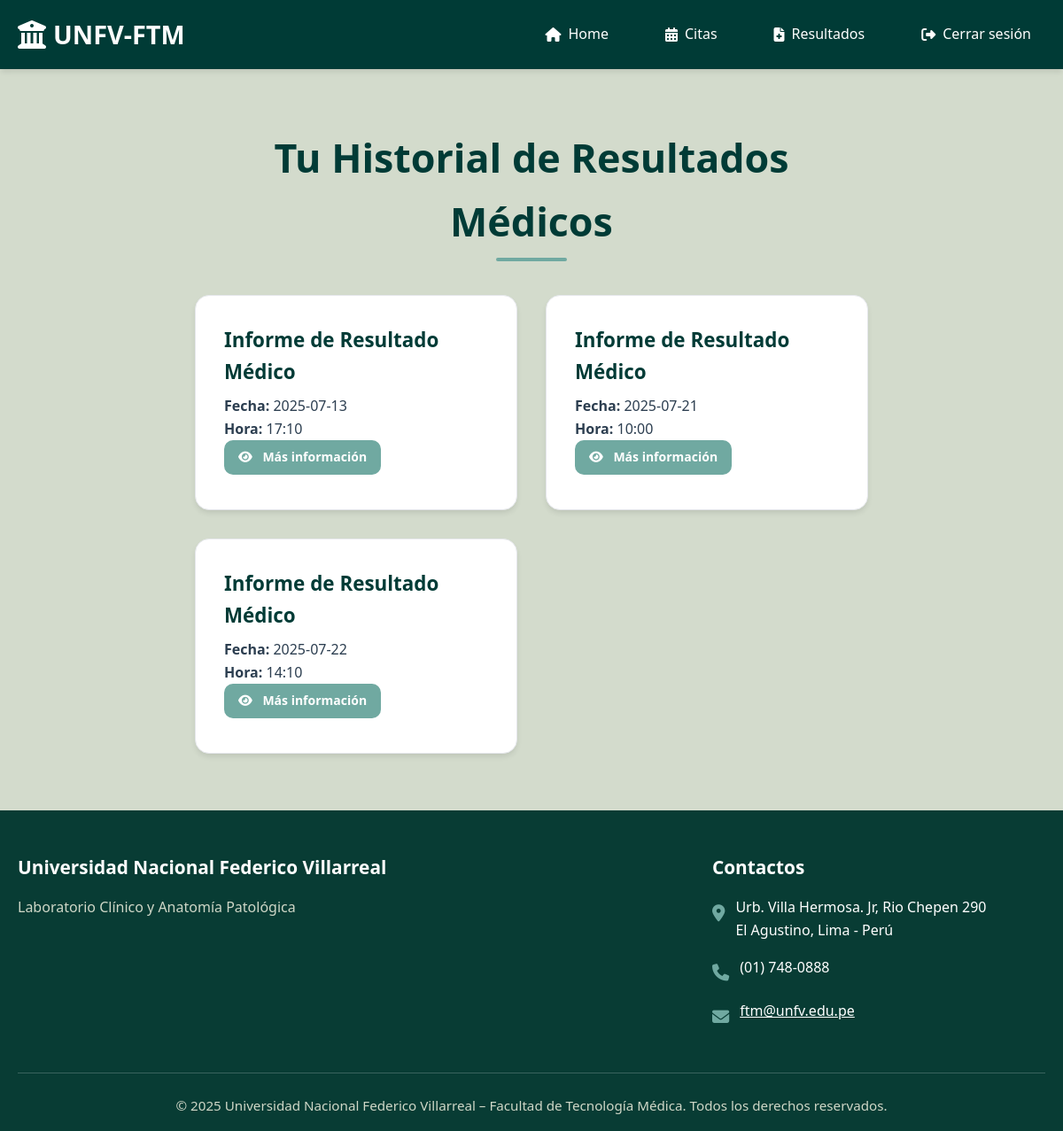
The app's page /historial_resultados (signed in) with its own data.
### tables this page shows
CREATE TABLE resultados_usuario (
                id_resultado INTEGER PRIMARY KEY,
                id_usuario INTEGER NOT NULL,
                fecha_envio VARCHAR(100),
                hora_envio VARCHAR(100),
                glucosa VARCHAR(100),
                colesterol VARCHAR(100),
                rbc VARCHAR(100),
                hemoglobina VARCHAR(100),
                hematocrito VARCHAR(100),
                wbd VARCHAR(100),
                rpl VARCHAR(100),
                grupo_sanguineo VARCHAR(100),
                eco TEXT,
                parasitalogico_simple TEXT,
                parasitalogico_seriado TEXT,
                pr_dengue TEXT,
                pr_helicobacter TEXT,
                link_drive TEXT,
                FOREIGN KEY (id_usuario) REFERENCES usuario(id_usuario)
                    ON DELETE CASCADE
                    ON UPDATE CASCADE
            );

### app.py (the view)
@app.route('/historial_resultados')
def historial_resultados():
    if 'user_id' not in session:
        return redirect(url_for('login'))
    conn = get_db()
    cur = conn.cursor()
    user_id = session['user_id']
    cur.execute("""
        SELECT id_resultado, id_usuario, fecha_envio, hora_envio
        FROM resultados_usuario
        WHERE id_usuario = ?
        ORDER BY id_resultado DESC
    """, (user_id,))
    resultados = cur.fetchall()
    conn.close()
    return render_template('historial_resultados.html', resultados=resultados)

### app.py (called while the page is built)
def get_db():
    conn = sqlite3.connect(DATABASE)
    conn.row_factory = sqlite3.Row
    return conn

@app.context_processor
def inject_user():
    return dict(user=session.get('user_name'))

### templates/historial_resultados.html (shortened to what this page needs)
{% extends 'base.html' %}
{% block content %}
<section class="section">
  <div class="container" style="max-width: 800px;">
    <h2 class="text-center">Tu Historial de Resultados Médicos</h2>
    {% if resultados %}
      <div class="cards-grid">
        {% for resultado in resultados %}
        <div class="card">
          <h3 style="margin-bottom: 0.5rem;">Informe de Resultado Médico</h3>
          <p><strong>Fecha:</strong> {{ resultado['fecha_envio'] }}</p>
          <p><strong>Hora:</strong> {{ resultado['hora_envio'] }}</p>
          <a class="btn btn-secondary btn-small" href="{{ url_for('ver_resultados_especifico', id_resultado=resultado['id_resultado']) }}">
            <i class="fas fa-eye"></i> Más información
          </a>
        </div>
        {% endfor %}
      </div>
    {% else %}
      <div class="card text-center" style="margin-top:2rem;">
        <p>No tienes resultados registrados.</p>
      </div>
    {% endif %}
  </div>
</section>
{% endblock %}

### static/css/style.css (style rules this page uses)
* { margin: 0; padding: 0; box-sizing: border-box; }
:root { --primary-dark: #012622; --primary-green: #003b36; --secondary-green: #70a9a1; --light-gray: #cfd7c7; --lightest-gray: #d3dbcc; --white: #ffffff; --text-dark: #2c3e50; --text-gray: #6b7280; --border-color: #e5e7eb; --shadow: 0 4px 6px -1px rgba(0, 0, 0, 0.1); --shadow-lg: 0 10px 15px -3px rgba(0, 0, 0, 0.1); --success: #10b981; --warning: #f59e0b; --danger: #ef4444; }
body { font-family: "Segoe UI", Tahoma, Geneva, Verdana, sans-serif; background-color: var(--lightest-gray); color: var(--text-dark); line-height: 1.6; }
.container { max-width: 1200px; margin: 0 auto; padding: 0 20px; }
.btn { display: inline-block; padding: 0.875rem 1.75rem; background: var(--primary-green); color: var(--white); text-decoration: none; border-radius: 10px; border: none; font-size: 1rem; font-weight: 600; cursor: pointer; transition: all 0.3s ease; text-align: center; position: relative; overflow: hidden; }
.btn-secondary { background: var(--secondary-green); }
.btn-small { padding: 0.5rem 1rem; font-size: 0.875rem; }
.btn i { margin-right: 0.5rem; }
.section { padding: 4rem 0; }
.section h2 { color: var(--primary-green); text-align: center; margin-bottom: 3rem; font-size: 2.8rem; font-weight: 700; position: relative; }
.section h2::after { content: ""; position: absolute; bottom: -10px; left: 50%; transform: translateX(-50%); width: 80px; height: 4px; background: var(--secondary-green); border-radius: 2px; }
.cards-grid { display: grid; grid-template-columns: repeat(auto-fit, minmax(350px, 1fr)); gap: 2rem; margin-top: 2rem; }
.card { background: var(--white); padding: 2rem; border-radius: 16px; box-shadow: var(--shadow); transition: all 0.3s ease; border: 1px solid var(--border-color); position: relative; }
.card h3 { color: var(--primary-green); margin-bottom: 1rem; font-size: 1.4rem; font-weight: 600; }
.text-center { text-align: center; }
.feature-card, .news-card, .card { animation: fadeInUp 0.6s ease-out; }

### records on screen
resultados_usuario: fecha_envio "2025-07-13", hora_envio "17:10"
resultados_usuario: fecha_envio "2025-07-21", hora_envio "10:00"
resultados_usuario: fecha_envio "2025-07-22", hora_envio "14:10"

### other values on screen
{{ current_year or 2025 }} "2025"
